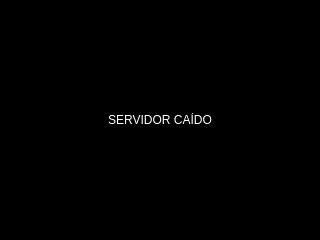
<?xml version="1.0" encoding="UTF-8"?>
<ui version="4.0">
 <class>Form</class>
 <widget class="QWidget" name="Form">
  <property name="geometry">
   <rect>
    <x>0</x>
    <y>0</y>
    <width>320</width>
    <height>240</height>
   </rect>
  </property>
  <property name="palette">
   <palette>
    <active>
     <colorrole role="Base">
      <brush brushstyle="SolidPattern">
       <color alpha="255">
        <red>255</red>
        <green>255</green>
        <blue>255</blue>
       </color>
      </brush>
     </colorrole>
     <colorrole role="Window">
      <brush brushstyle="SolidPattern">
       <color alpha="255">
        <red>0</red>
        <green>0</green>
        <blue>0</blue>
       </color>
      </brush>
     </colorrole>
    </active>
    <inactive>
     <colorrole role="Base">
      <brush brushstyle="SolidPattern">
       <color alpha="255">
        <red>255</red>
        <green>255</green>
        <blue>255</blue>
       </color>
      </brush>
     </colorrole>
     <colorrole role="Window">
      <brush brushstyle="SolidPattern">
       <color alpha="255">
        <red>0</red>
        <green>0</green>
        <blue>0</blue>
       </color>
      </brush>
     </colorrole>
    </inactive>
    <disabled>
     <colorrole role="Base">
      <brush brushstyle="SolidPattern">
       <color alpha="255">
        <red>0</red>
        <green>0</green>
        <blue>0</blue>
       </color>
      </brush>
     </colorrole>
     <colorrole role="Window">
      <brush brushstyle="SolidPattern">
       <color alpha="255">
        <red>0</red>
        <green>0</green>
        <blue>0</blue>
       </color>
      </brush>
     </colorrole>
    </disabled>
   </palette>
  </property>
  <property name="windowTitle">
   <string>Error</string>
  </property>
  <layout class="QHBoxLayout" name="horizontalLayout">
   <item>
    <layout class="QVBoxLayout" name="verticalLayout">
     <item>
      <widget class="QLabel" name="label">
       <property name="text">
        <string>&lt;html&gt;&lt;head/&gt;&lt;body&gt;&lt;p&gt;&lt;span style=&quot; color:#ffffff;&quot;&gt;SERVIDOR CAÍDO&lt;/span&gt;&lt;/p&gt;&lt;/body&gt;&lt;/html&gt;</string>
       </property>
       <property name="alignment">
        <set>Qt::AlignCenter</set>
       </property>
      </widget>
     </item>
    </layout>
   </item>
  </layout>
 </widget>
 <resources/>
 <connections/>
</ui>
